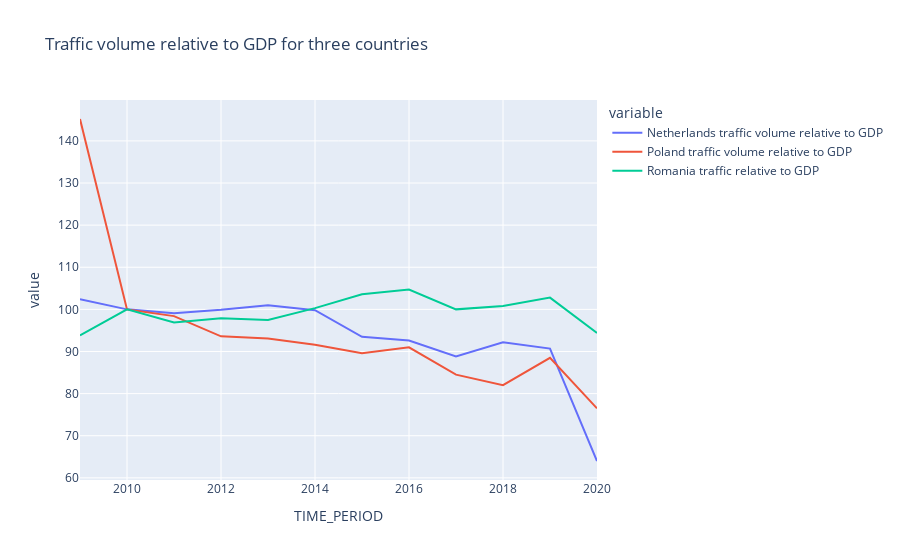
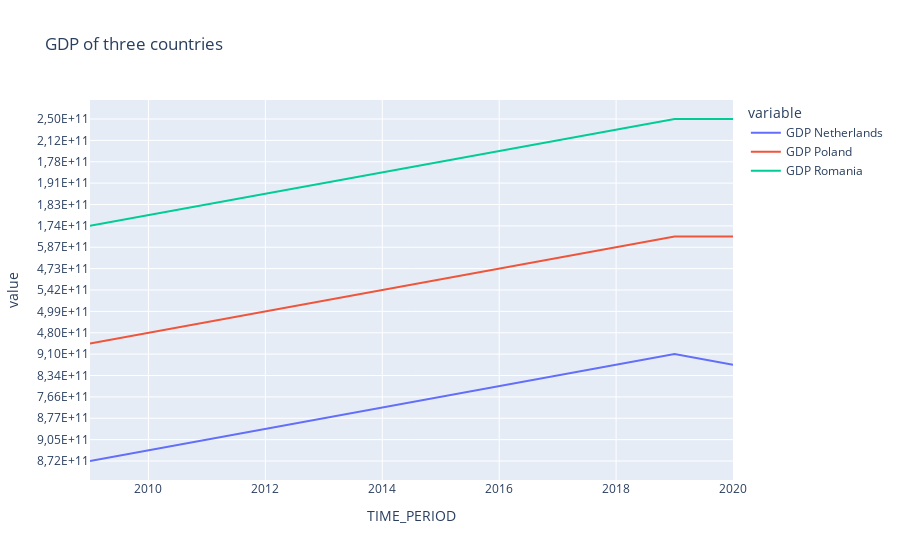

The notebook cell these images were saved under, in order:
### Code cell
# Make graph showing the Traffic volume relative to GDP over time for the three countries
Traffic_volume = ["Netherlands traffic volume relative to GDP", "Poland traffic volume relative to GDP", "Romania traffic relative to GDP"]
fig = px.line(df_GDP_Traffic_3countries, x=df_GDP_Traffic_3countries.index, y=Traffic_volume, title="Traffic volume relative to GDP for three countries")
fig.show()

# Make graph showing the GDP of the three countries
GDP = ["GDP Netherlands", "GDP Poland", "GDP Romania"]
fig = px.line(df_GDP_Traffic_3countries, x=df_GDP_Traffic_3countries.index, y=GDP, title="GDP of three countries")
fig.show()

### Figure 1 — Plotly figure (JSON) as saved in the notebook; plotly's stock layout.template omitted (floating-point values rounded to 4 significant figures)
{"data": [{"hovertemplate": "variable=Netherlands traffic volume relative to GDP<br>TIME_PERIOD=%{x}<br>value=%{y}<extra></extra>", "legendgroup": "Netherlands traffic volume relative to GDP", "line": {"color": "#636efa", "dash": "solid"}, "marker": {"symbol": "circle"}, "mode": "lines", "name": "Netherlands traffic volume relative to GDP", "orientation": "v", "showlegend": true, "type": "scatter", "x": [2009, 2010, 2011, 2012, 2013, 2014, 2015, 2016, 2017, 2018, 2019, 2020], "xaxis": "x", "y": [102.4, 100, 99.1, 99.9, 101, 99.8, 93.5, 92.6, 88.8, 92.2, 90.7, 64], "yaxis": "y"}, {"hovertemplate": "variable=Poland traffic volume relative to GDP<br>TIME_PERIOD=%{x}<br>value=%{y}<extra></extra>", "legendgroup": "Poland traffic volume relative to GDP", "line": {"color": "#EF553B", "dash": "solid"}, "marker": {"symbol": "circle"}, "mode": "lines", "name": "Poland traffic volume relative to GDP", "orientation": "v", "showlegend": true, "type": "scatter", "x": [2009, 2010, 2011, 2012, 2013, 2014, 2015, 2016, 2017, 2018, 2019, 2020], "xaxis": "x", "y": [145.2, 100, 98.4, 93.6, 93.1, 91.6, 89.6, 91, 84.5, 82, 88.5, 76.5], "yaxis": "y"}, {"hovertemplate": "variable=Romania traffic relative to GDP<br>TIME_PERIOD=%{x}<br>value=%{y}<extra></extra>", "legendgroup": "Romania traffic relative to GDP", "line": {"color": "#00cc96", "dash": "solid"}, "marker": {"symbol": "circle"}, "mode": "lines", "name": "Romania traffic relative to GDP", "orientation": "v", "showlegend": true, "type": "scatter", "x": [2009, 2010, 2011, 2012, 2013, 2014, 2015, 2016, 2017, 2018, 2019, 2020], "xaxis": "x", "y": [93.8, 100, 96.9, 97.9, 97.5, 100.3, 103.6, 104.7, 100, 100.8, 102.8, 94.4], "yaxis": "y"}], "layout": {"legend": {"title": {"text": "variable"}, "tracegroupgap": 0}, "title": {"text": "Traffic volume relative to GDP for three countries"}, "xaxis": {"anchor": "y", "domain": [0, 1], "title": {"text": "TIME_PERIOD"}}, "yaxis": {"anchor": "x", "domain": [0, 1], "title": {"text": "value"}}}}

### Figure 2 — Plotly figure (JSON) as saved in the notebook; plotly's stock layout.template omitted (floating-point values rounded to 4 significant figures)
{"data": [{"hovertemplate": "variable=GDP Netherlands<br>TIME_PERIOD=%{x}<br>value=%{y}<extra></extra>", "legendgroup": "GDP Netherlands", "line": {"color": "#636efa", "dash": "solid"}, "marker": {"symbol": "circle"}, "mode": "lines", "name": "GDP Netherlands", "orientation": "h", "showlegend": true, "type": "scatter", "x": [2009, 2010, 2011, 2012, 2013, 2014, 2015, 2016, 2017, 2018, 2019, 2020], "xaxis": "x", "y": ["8,72E+11", "8,47E+11", "9,05E+11", "8,39E+11", "8,77E+11", "8,92E+11", "7,66E+11", "7,84E+11", "8,34E+11", "9,14E+11", "9,10E+11", "9,14E+11"], "yaxis": "y"}, {"hovertemplate": "variable=GDP Poland<br>TIME_PERIOD=%{x}<br>value=%{y}<extra></extra>", "legendgroup": "GDP Poland", "line": {"color": "#EF553B", "dash": "solid"}, "marker": {"symbol": "circle"}, "mode": "lines", "name": "GDP Poland", "orientation": "h", "showlegend": true, "type": "scatter", "x": [2009, 2010, 2011, 2012, 2013, 2014, 2015, 2016, 2017, 2018, 2019, 2020], "xaxis": "x", "y": ["4,40E+11", "4,80E+11", "5,28E+11", "4,99E+11", "5,21E+11", "5,42E+11", "4,78E+11", "4,73E+11", "5,27E+11", "5,87E+11", "5,97E+11", "5,97E+11"], "yaxis": "y"}, {"hovertemplate": "variable=GDP Romania<br>TIME_PERIOD=%{x}<br>value=%{y}<extra></extra>", "legendgroup": "GDP Romania", "line": {"color": "#00cc96", "dash": "solid"}, "marker": {"symbol": "circle"}, "mode": "lines", "name": "GDP Romania", "orientation": "h", "showlegend": true, "type": "scatter", "x": [2009, 2010, 2011, 2012, 2013, 2014, 2015, 2016, 2017, 2018, 2019, 2020], "xaxis": "x", "y": ["1,74E+11", "1,66E+11", "1,83E+11", "1,71E+11", "1,91E+11", "2,00E+11", "1,78E+11", "1,88E+11", "2,12E+11", "2,41E+11", "2,50E+11", "2,50E+11"], "yaxis": "y"}], "layout": {"legend": {"title": {"text": "variable"}, "tracegroupgap": 0}, "title": {"text": "GDP of three countries"}, "xaxis": {"anchor": "y", "domain": [0, 1], "title": {"text": "TIME_PERIOD"}}, "yaxis": {"anchor": "x", "domain": [0, 1], "title": {"text": "value"}}}}
